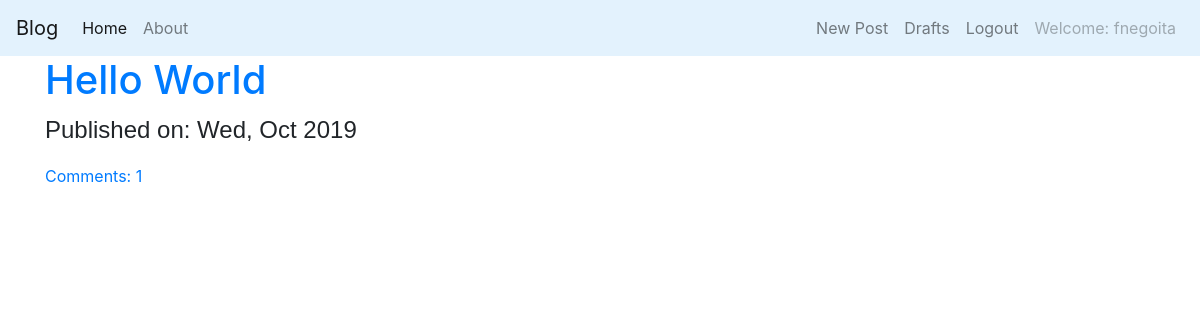
The app's page / (signed in) with its own data.
### blog/models.py (models this page shows, shortened)
class Post(models.Model):
    author = models.ForeignKey('auth.User', on_delete=models.PROTECT)
    title = models.CharField(max_length=256)
    text = models.TextField()
    created_date = models.DateTimeField(default=timezone.now())
    published_date = models.DateTimeField(blank=True, null=True)
    def approve_comments(self):
        return self.comments.filter(approved_comment=True)

### blog/views.py (the view)
# urls.py: path('', views.PostListView.as_view(), name='post_list'),
class PostListView(ListView):
    model = Post
    def get_queryset(self):
        return Post.objects.filter(published_date__lte=timezone.now()).order_by('-published_date')

### blog/templates/blog/post_list.html
{% extends "blog/base.html" %}
{% block content %}
<div class="center-stage">
    {% for post in post_list %}
    <div class="post">
        <h1><a href="{% url 'post_detail' pk=post.pk %}">{{ post.title }}</a></h1>
        <div class="date">
            <p>Published on: {{post.published_date|date:"D, M Y"}}</p>
        </div>
        <a href="{% url 'post_detail' pk=post.pk %}">Comments: {{ post.approve_comments.count }}</a>
    </div>
    {% endfor %}
</div>
{% endblock %}

### blog/templates/blog/base.html (shortened to what this page needs)
<!DOCTYPE html>
{% load staticfiles %}
<html lang="en">
<head>
    <link rel="stylesheet" href="https://stackpath.bootstrapcdn.com/bootstrap/4.3.1/css/bootstrap.min.css"
>
    <link rel="stylesheet" href="//cdn.jsdelivr.net/npm/medium-editor@latest/dist/css/medium-editor.min.css" type="text/css"
        media="screen" charset="utf-8">
    <link rel="stylesheet" href="{% static 'css/blog.css' %}">
</head>
<body>
    <nav class="navbar navbar-expand-lg navbar-light" style="background-color: #e3f2fd;">
        <a class="navbar-brand" href="#">Blog</a>
        <div class="collapse navbar-collapse" id="navbarNav">
            <ul class="navbar-nav">
                <li class="nav-item active">
                    <a class="nav-link" href="{% url 'post_list' %}">Home <span class="sr-only">(current)</span></a>
                </li>
                <li class="nav-item">
                    <a class="nav-link" href="{% url 'about' %}">About</a>
                </li>
            </ul>
            <ul class="navbar-nav ml-auto">
                {% if user.is_authenticated %}
                    <li class="nav-item">
                        <a class="nav-link" href="{% url 'post_new' %}">New Post</a>
                    </li>
                    <li class="nav-item">
                        <a class="nav-link" href="{% url 'post_draft_list' %}">Drafts</a>
                    </li>
                    <li class="nav-item">
                        <a class="nav-link" href="{% url 'logout' %}">Logout</a>
                    </li>
                    <li class="nav-item">
                        <a class="nav-link disabled" href="#" tabindex="-1" aria-disabled="true">Welcome: {{user.username}}</a>
                    </li>
                {% else %}
                    <li class="nav-item">
                        <a class="nav-link" href="{% url 'login' %}"><i class="fas fa-sign-in-alt"></i> Login</a>
                    </li>
                {% endif %}
            </ul>
        </div>
    </nav>
    <div class="container">
        <div class="row">
            <div class="col-12">
                {% block content %}
                {% endblock %}
            </div>
        </div>
    </div>
</body>
</html>

### blog/static/css/blog.css (style rules this page uses)
p { font-family: 'Russo One', sans-serif; font-size: 1.5em; }
.center-stage { margin: auto; }

### records on screen
Post: title "Hello World", published_date "Wed, Oct 2019", approve_comments.count "1"

### other values on screen
{{ user.username }} "fnegoita"
